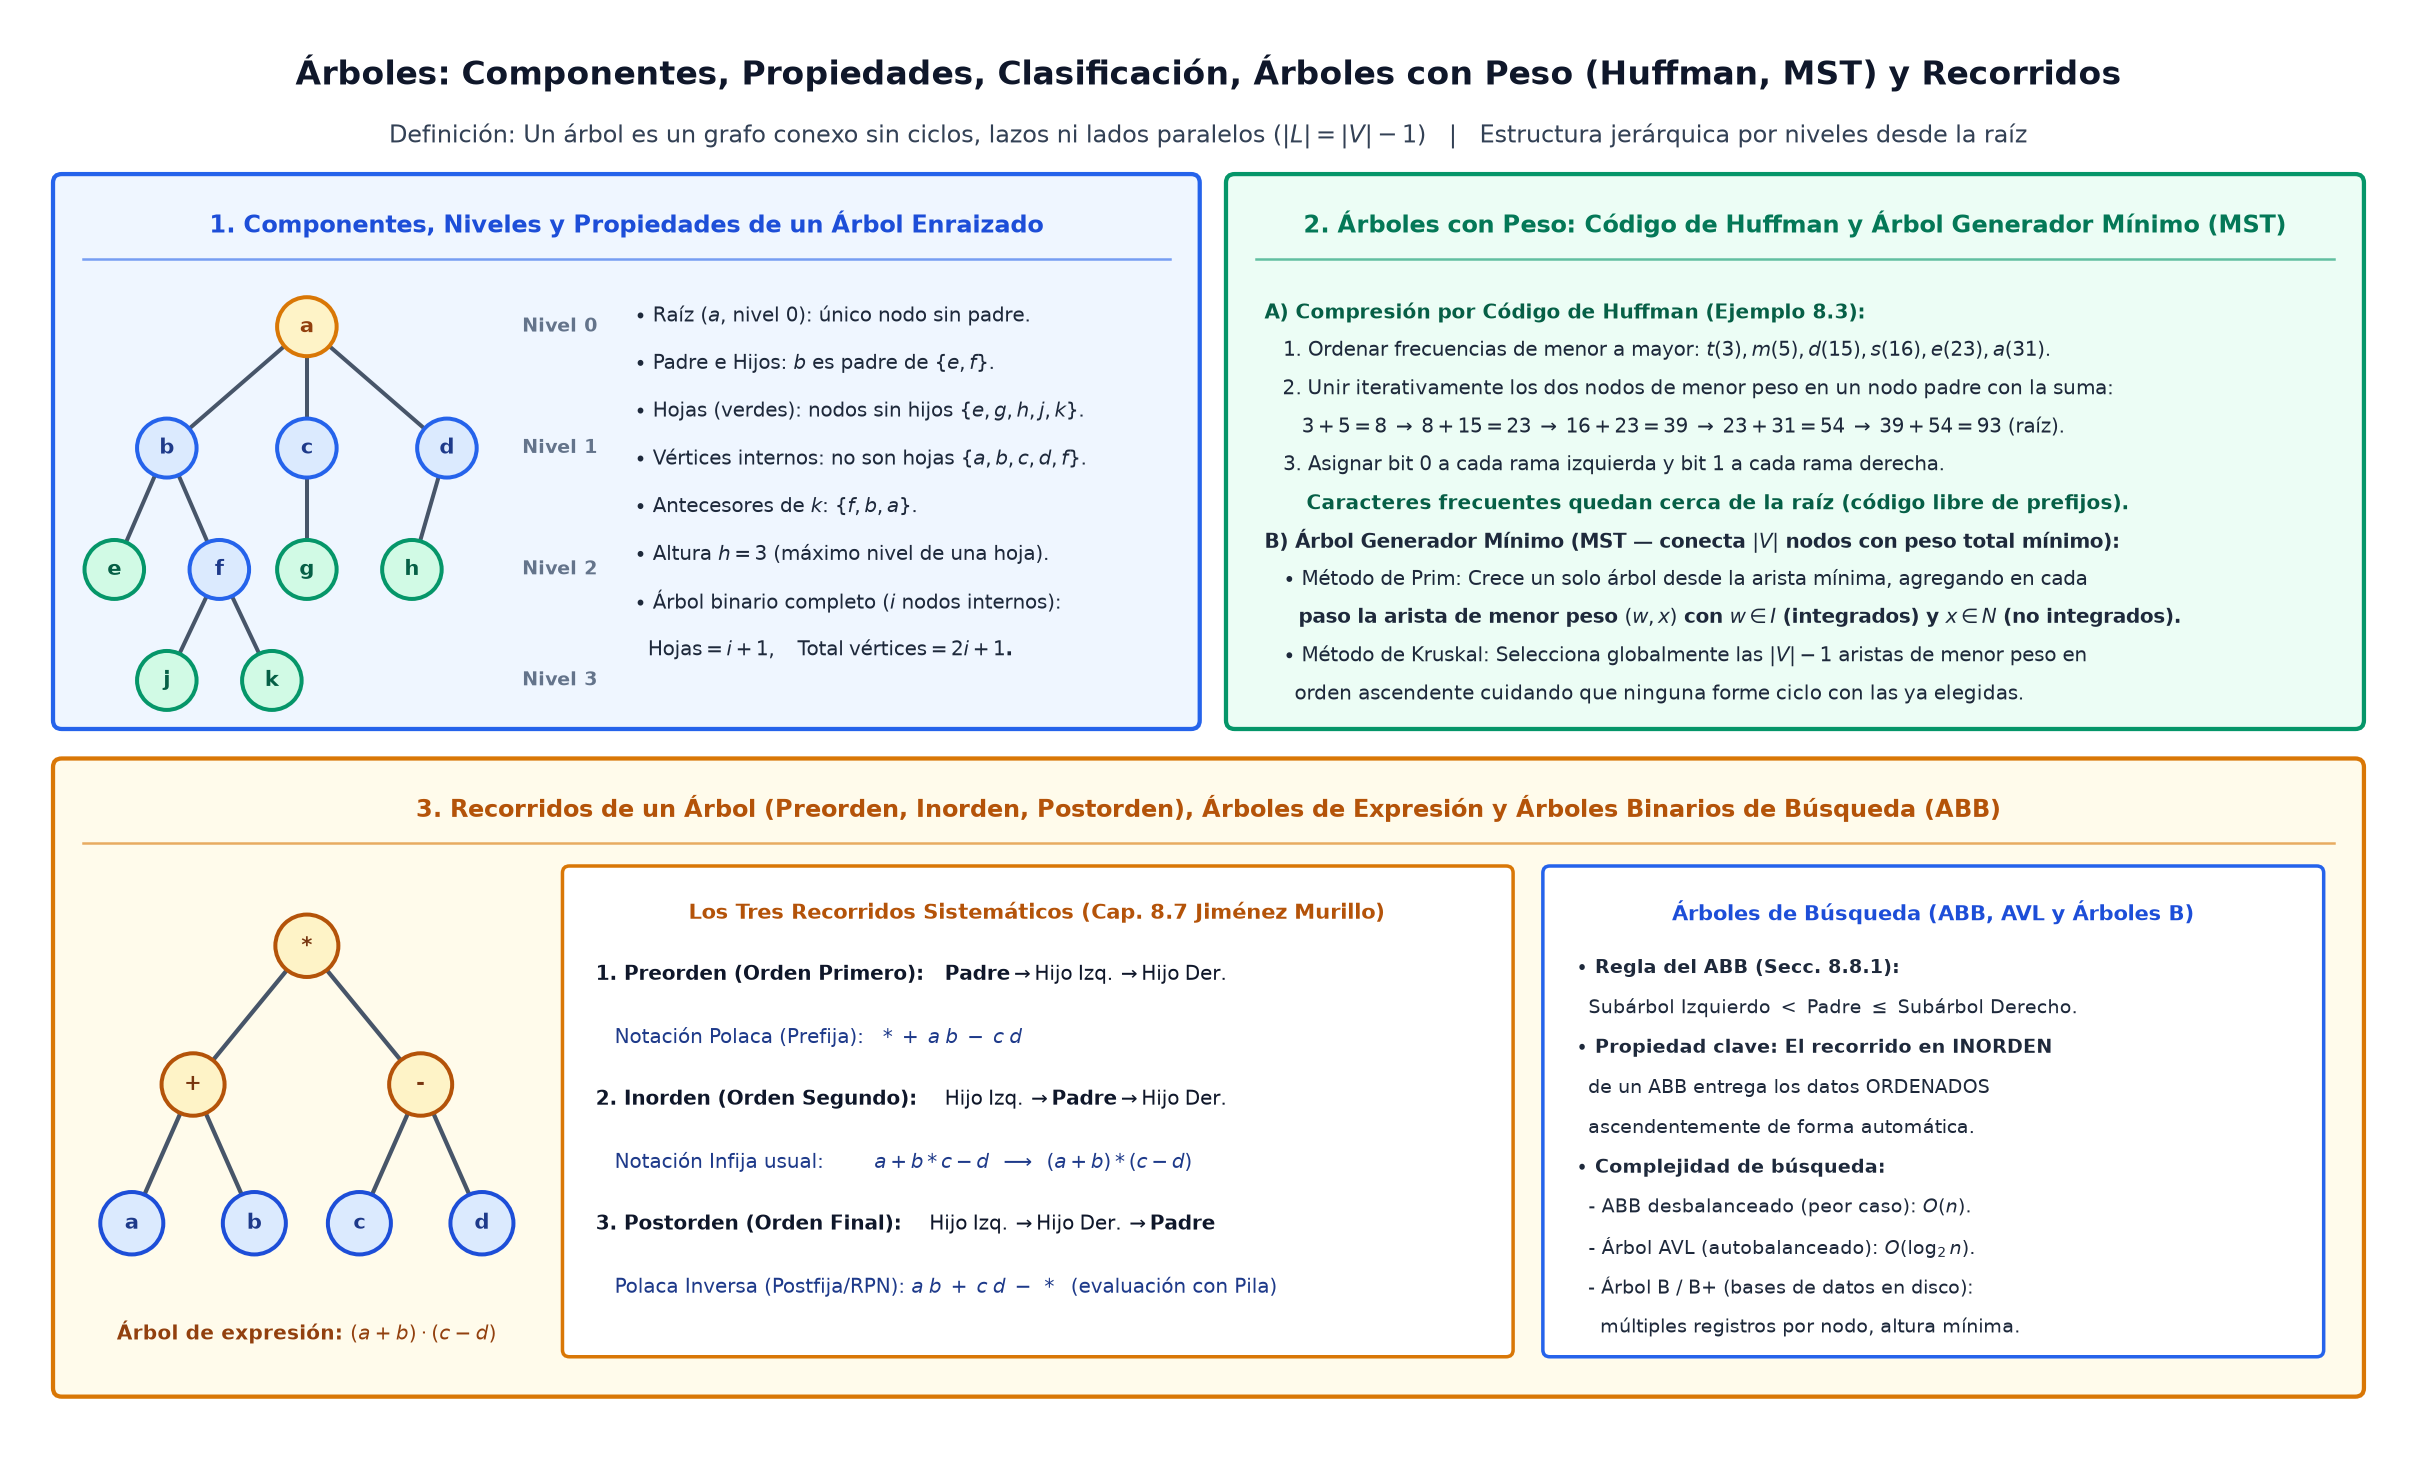

Here is the Python script that generated this plot:
import os
import matplotlib.pyplot as plt
import matplotlib.patches as patches


def draw_panel(ax, x, y, w, h, title, bg_color, border_color, title_color):
    rect = patches.FancyBboxPatch(
        (x, y), w, h,
        boxstyle="round,pad=0.05",
        facecolor=bg_color,
        edgecolor=border_color,
        linewidth=1.7
    )
    ax.add_patch(rect)
    ax.text(
        x + w / 2, y + h - 0.24, title,
        ha='center', va='center',
        fontsize=9.6, fontweight='bold', color=title_color
    )
    ax.plot([x + 0.12, x + w - 0.12], [y + h - 0.44, y + h - 0.44], color=border_color, linewidth=1.0, alpha=0.6)


def draw_tnode(ax, x, y, lbl, bg='#dbeafe', border='#1d4ed8', tcol='#1e3a8a', r=0.18):
    ax.add_patch(patches.Circle((x, y), r, facecolor=bg, edgecolor=border, linewidth=1.6, zorder=5))
    ax.text(x, y, lbl, ha='center', va='center', fontsize=8.4, fontweight='bold', color=tcol, zorder=6)


def main():
    fig, ax = plt.subplots(figsize=(13.6, 8.2), dpi=180)
    ax.set_xlim(0, 13.6)
    ax.set_ylim(0, 8.2)
    ax.axis('off')

    # Main Title
    ax.text(
        6.8, 7.88,
        "Árboles: Componentes, Propiedades, Clasificación, Árboles con Peso (Huffman, MST) y Recorridos",
        ha='center', va='center', fontsize=13.4, fontweight='bold', color='#0f172a'
    )
    ax.text(
        6.8, 7.52,
        r"Definición: Un árbol es un grafo conexo sin ciclos, lazos ni lados paralelos ($|L| = |V| - 1$)   |   Estructura jerárquica por niveles desde la raíz",
        ha='center', va='center', fontsize=9.5, color='#334155'
    )

    # Panel 1: Componentes y Propiedades de un Árbol (Top-Left)
    draw_panel(ax, 0.25, 4.15, 6.45, 3.1, "1. Componentes, Niveles y Propiedades de un Árbol Enraizado", '#eff6ff', '#2563eb', '#1d4ed8')
    # Draw sample rooted tree on left side of Panel 1
    tn = {
        "a": (1.65, 6.42),
        "b": (0.85, 5.72), "c": (1.65, 5.72), "d": (2.45, 5.72),
        "e": (0.55, 5.02), "f": (1.15, 5.02), "g": (1.65, 5.02), "h": (2.25, 5.02),
        "j": (0.85, 4.38), "k": (1.45, 4.38),
    }
    tedges = [("a", "b"), ("a", "c"), ("a", "d"), ("b", "e"), ("b", "f"), ("c", "g"), ("d", "h"), ("f", "j"), ("f", "k")]
    for u, v in tedges:
        ax.plot([tn[u][0], tn[v][0]], [tn[u][1], tn[v][1]], color='#475569', lw=1.6, zorder=2)

    leaves = {"e", "g", "h", "j", "k"}
    for k, (px, py) in tn.items():
        if k == "a":
            draw_tnode(ax, px, py, k, bg='#fef3c7', border='#d97706', tcol='#92400e', r=0.17)
        elif k in leaves:
            draw_tnode(ax, px, py, k, bg='#d1fae5', border='#059669', tcol='#065f46', r=0.17)
        else:
            draw_tnode(ax, px, py, k, bg='#dbeafe', border='#2563eb', tcol='#1e3a8a', r=0.17)

    # Level lines
    for lvl, ly in [(0, 6.42), (1, 5.72), (2, 5.02), (3, 4.38)]:
        ax.text(2.88, ly, f"Nivel {lvl}", ha='left', va='center', fontsize=7.5, fontweight='bold', color='#64748b')

    p1_notes = [
        r"$\bullet$ Raíz ($a$, nivel $0$): único nodo sin padre.",
        r"$\bullet$ Padre e Hijos: $b$ es padre de $\{e, f\}$.",
        r"$\bullet$ Hojas (verdes): nodos sin hijos $\{e,g,h,j,k\}$.",
        r"$\bullet$ Vértices internos: no son hojas $\{a,b,c,d,f\}$.",
        r"$\bullet$ Antecesores de $k$: $\{f, b, a\}$.",
        r"$\bullet$ Altura $h = 3$ (máximo nivel de una hoja).",
        r"$\bullet$ Árbol binario completo ($i$ nodos internos):",
        r"  $\mathrm{Hojas} = i + 1, \quad \mathrm{Total\;vértices} = 2i + 1$."
    ]
    for idx, pn in enumerate(p1_notes):
        ax.text(3.52, 6.48 - idx * 0.275, pn, ha='left', va='center', fontsize=7.85, fontweight='bold' if idx == 7 else 'normal', color='#1e293b')

    # Panel 2: Árboles con Peso: Código de Huffman y Árbol Generador Mínimo (Top-Right)
    draw_panel(ax, 6.95, 4.15, 6.4, 3.1, "2. Árboles con Peso: Código de Huffman y Árbol Generador Mínimo (MST)", '#ecfdf5', '#059669', '#047857')
    p2_notes = [
        r"A) Compresión por Código de Huffman (Ejemplo 8.3):",
        r"   1. Ordenar frecuencias de menor a mayor: $t(3), m(5), d(15), s(16), e(23), a(31)$.",
        r"   2. Unir iterativamente los dos nodos de menor peso en un nodo padre con la suma:",
        r"      $3+5=8 \;\to\; 8+15=23 \;\to\; 16+23=39 \;\to\; 23+31=54 \;\to\; 39+54=93$ (raíz).",
        r"   3. Asignar bit $0$ a cada rama izquierda y bit $1$ a cada rama derecha.",
        r"      Caracteres frecuentes quedan cerca de la raíz (código libre de prefijos).",
        r"B) Árbol Generador Mínimo (MST — conecta $|V|$ nodos con peso total mínimo):",
        r"   $\bullet$ Método de Prim: Crece un solo árbol desde la arista mínima, agregando en cada",
        r"     paso la arista de menor peso $(w, x)$ con $w \in I$ (integrados) y $x \in N$ (no integrados).",
        r"   $\bullet$ Método de Kruskal: Selecciona globalmente las $|V|-1$ aristas de menor peso en",
        r"     orden ascendente cuidando que ninguna forme ciclo con las ya elegidas."
    ]
    for idx, pn in enumerate(p2_notes):
        ry = 6.50 - idx * 0.22
        w_f = 'bold' if idx in (0, 5, 6, 8) else 'normal'
        c_f = '#065f46' if idx in (0, 5) else '#1e293b'
        ax.text(7.12, ry, pn, ha='left', va='center', fontsize=7.8, fontweight=w_f, color=c_f)

    # Panel 3: Recorridos de un Árbol (Preorden, Inorden, Postorden) y Árboles de Búsqueda (Bottom)
    draw_panel(ax, 0.25, 0.3, 13.1, 3.58, "3. Recorridos de un Árbol (Preorden, Inorden, Postorden), Árboles de Expresión y Árboles Binarios de Búsqueda (ABB)", '#fffbeb', '#d97706', '#b45309')

    # Expression Tree on left of Panel 3 for (a + b) * (c - d)
    ex_nodes = {
        "*": (1.65, 2.85),
        "+": (1.0, 2.05), "-": (2.3, 2.05),
        "a": (0.65, 1.25), "b": (1.35, 1.25), "c": (1.95, 1.25), "d": (2.65, 1.25),
    }
    ex_edges = [("*", "+"), ("*", "-"), ("+", "a"), ("+", "b"), ("-", "c"), ("-", "d")]
    for u, v in ex_edges:
        ax.plot([ex_nodes[u][0], ex_nodes[v][0]], [ex_nodes[u][1], ex_nodes[v][1]], color='#475569', lw=1.7, zorder=2)
    for k, (px, py) in ex_nodes.items():
        is_op = k in ("*", "+", "-")
        draw_tnode(ax, px, py, k, bg='#fef3c7' if is_op else '#dbeafe',
                   border='#b45309' if is_op else '#1d4ed8',
                   tcol='#78350f' if is_op else '#1e3a8a', r=0.18)
    ax.text(1.65, 0.62, r"Árbol de expresión: $(a + b) \cdot (c - d)$", ha='center', va='center', fontsize=8.2, fontweight='bold', color='#92400e')

    # Three Traversals Box in center of Panel 3
    tr_box = patches.FancyBboxPatch((3.15, 0.52), 5.35, 2.75, boxstyle="round,pad=0.04", facecolor='#ffffff', edgecolor='#d97706', lw=1.4)
    ax.add_patch(tr_box)
    ax.text(5.82, 3.04, "Los Tres Recorridos Sistemáticos (Cap. 8.7 Jiménez Murillo)", ha='center', va='center', fontsize=8.6, fontweight='bold', color='#b45309')
    tr_lines = [
        r"1. Preorden (Orden Primero):   $\mathbf{Padre} \to \mathrm{Hijo\;Izq.} \to \mathrm{Hijo\;Der.}$",
        r"   Notación Polaca (Prefija):   $*\; +\; a\; b\; -\; c\; d$",
        r"2. Inorden (Orden Segundo):    $\mathrm{Hijo\;Izq.} \to \mathbf{Padre} \to \mathrm{Hijo\;Der.}$",
        r"   Notación Infija usual:        $a + b * c - d \;\;\longrightarrow\;\; (a + b) * (c - d)$",
        r"3. Postorden (Orden Final):    $\mathrm{Hijo\;Izq.} \to \mathrm{Hijo\;Der.} \to \mathbf{Padre}$",
        r"   Polaca Inversa (Postfija/RPN): $a\; b\; +\; c\; d\; -\; *$  (evaluación con Pila)"
    ]
    for idx, tl in enumerate(tr_lines):
        ry = 2.68 - idx * 0.36
        w_f = 'bold' if idx % 2 == 0 else 'normal'
        c_f = '#1e3a8a' if idx % 2 == 1 else '#0f172a'
        ax.text(3.30, ry, tl, ha='left', va='center', fontsize=7.95, fontweight=w_f, color=c_f)

    # Right Box inside Panel 3: Binary Search Trees (ABB), AVL and B-Trees
    abb_box = patches.FancyBboxPatch((8.75, 0.52), 4.38, 2.75, boxstyle="round,pad=0.04", facecolor='#ffffff', edgecolor='#2563eb', lw=1.4)
    ax.add_patch(abb_box)
    ax.text(10.94, 3.04, "Árboles de Búsqueda (ABB, AVL y Árboles B)", ha='center', va='center', fontsize=8.6, fontweight='bold', color='#1d4ed8')
    abb_lines = [
        r"$\bullet$ Regla del ABB (Secc. 8.8.1):",
        r"  Subárbol Izquierdo $<$ Padre $\leq$ Subárbol Derecho.",
        r"$\bullet$ Propiedad clave: El recorrido en INORDEN",
        r"  de un ABB entrega los datos ORDENADOS",
        r"  ascendentemente de forma automática.",
        r"$\bullet$ Complejidad de búsqueda:",
        r"  - ABB desbalanceado (peor caso): $O(n)$.",
        r"  - Árbol AVL (autobalanceado): $O(\log_2 n)$.",
        r"  - Árbol B / B+ (bases de datos en disco):",
        r"    múltiples registros por nodo, altura mínima."
    ]
    for idx, al in enumerate(abb_lines):
        ry = 2.72 - idx * 0.23
        ax.text(8.90, ry, al, ha='left', va='center', fontsize=7.75, fontweight='bold' if idx in (0, 2, 5) else 'normal', color='#1e293b')

    plt.tight_layout()
    out_path = os.path.join(os.path.dirname(os.path.abspath(__file__)), "arboles-propiedades-huffman-y-recorridos.png")
    plt.savefig(out_path, dpi=180, bbox_inches='tight', facecolor='white')
    plt.close()


if __name__ == "__main__":
    main()
